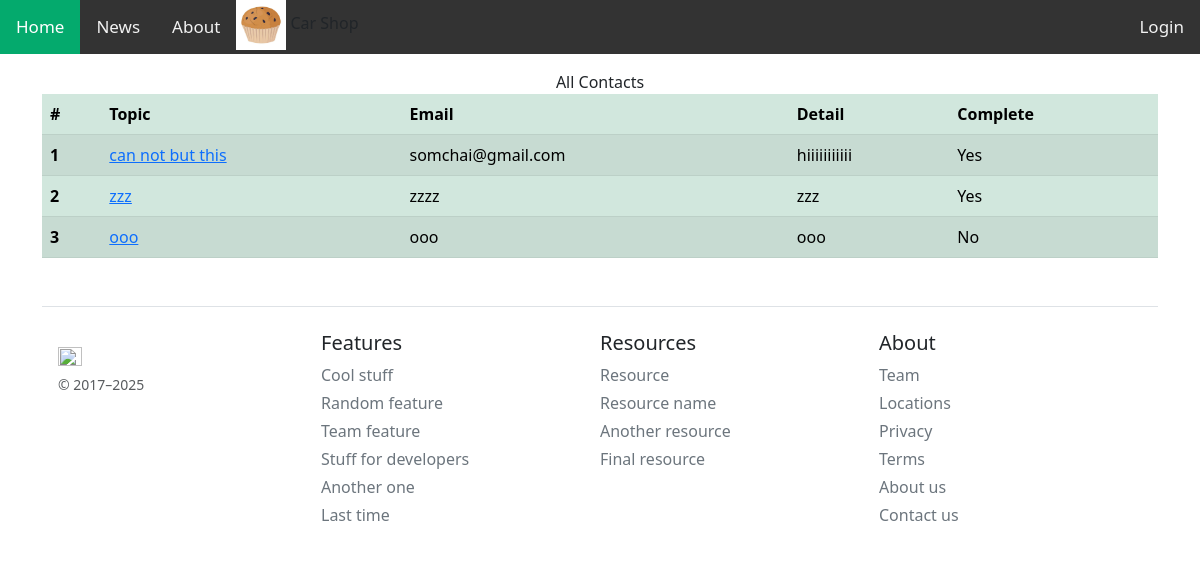
Before: /showcontact/ with the older database file.
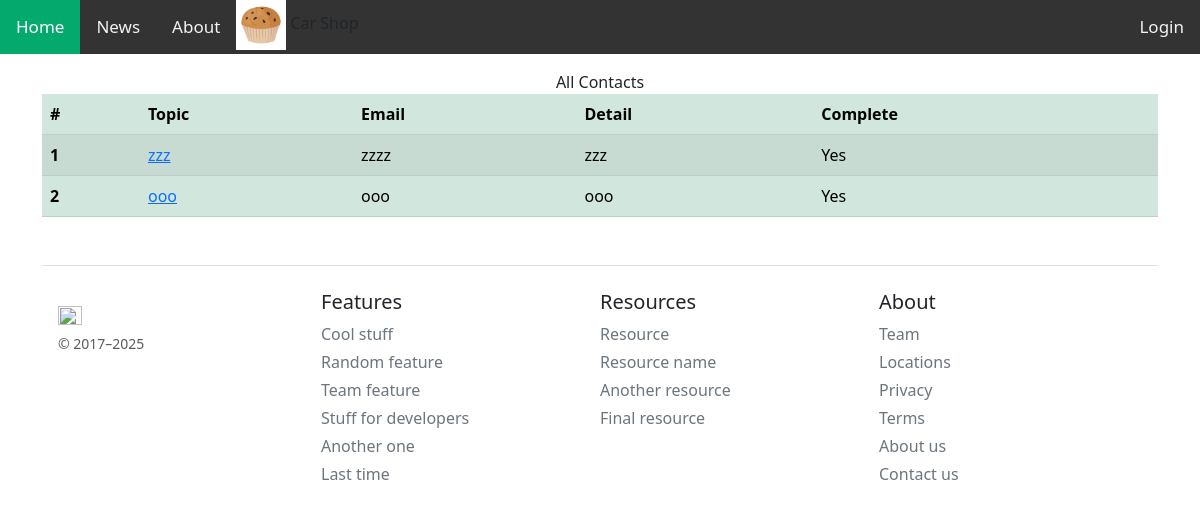
After: the same page with the newer database file.
### myapp/models.py (models this page shows, shortened)
class contactList(models.Model):
  topic = models.CharField(max_length=200)
  email = models.CharField(max_length=100)
  detail = models.CharField(null=True, blank=True)
  complete = models.CharField() ##default = null

### myapp/views.py (the view)
# urls.py: path('showcontact/', showContact, name='showcontact-page'),
def showContact(request):
  allcontact = contactList.objects.all()
  context = {'contact': allcontact}
  return render(request, 'myapp/showcontact.html', context)

### myapp/template/myapp/showcontact.html
{% extends 'myapp/base.html' %}
{% load static %}
{% block myheader %}
  <center> All Contacts </center>
{% endblock myheader %}
{% block content %}
<table class="table table-success table-striped">
  <thead>
    <tr>
      <th scope="col">#</th>
      <th scope="col">Topic</th>
      <th scope="col">Email</th>
      <th scope="col">Detail</th>
      <th scope="col">Complete</th>
    </tr>
  </thead>
  <tbody>
    {% for data in contact %}
    <tr>
      <th scope="row">{{forloop.counter}}</th>
      <td>
        <a href="{% url 'action-page' data.id %}">{{data.topic}}</a>
      </td>
      <td >{{data.email}}</td>
      <td >{{data.detail}}</td>
      {% if data.complete %}
        <td>Yes</td>
      {% else %}
        <td>No</td>
      {% endif %}
    </tr>
    {% endfor %}
  </tbody>
</table>
{% endblock content %}

Changed rows visible on the page:
removed contactList: topic "can not but this", email "somchai@gmail.com", detail "hiiiiiiiiiii", complete "Yes"
changed contactList "ooo": complete "No" → "Yes"
